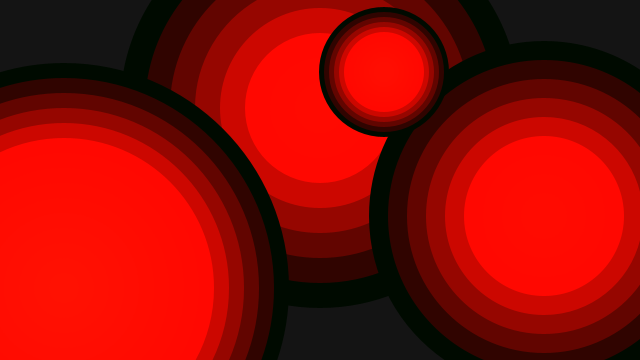
Frame 1 (no input)
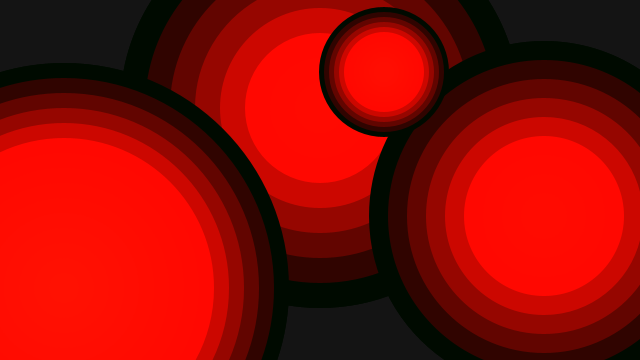
Frame 2 (the mouse pressed at the canvas centre, redrawn once)

The Processing sketch that drew these frames (run headless with seeded random() and noise(); the mouse was pressed at the canvas centre and the sketch redrawn once):

// Processing sketch: processing_87369
// ── processing_87369.pde

void setup() {
  size(640, 360);
  background(20);
  noStroke();
  noLoop();
}

void draw() {
  drawTarget(width*0.5, height*0.3, 400, 8);
  drawTarget(width*0.85, height*0.6, 350, 9);
  drawTarget(width*0.60, height*0.2, 130, 12);
  drawTarget(width*0.1, height*0.8, 450, 15);
}

void drawTarget(float xloc, float yloc, int size, int num) {
 // float grayvalues = 255/num;
 int r =47;
 int g =10;
 int b =13;
  float steps = size/num;
  for (int i = 0; i < num; i++) {
    fill(i*r, i+g, i/b);
    ellipse(xloc, yloc, size - i*steps, size - i*steps);
    r++;
    g=+3;
    b=+5;
    
    //for()
  }
}
